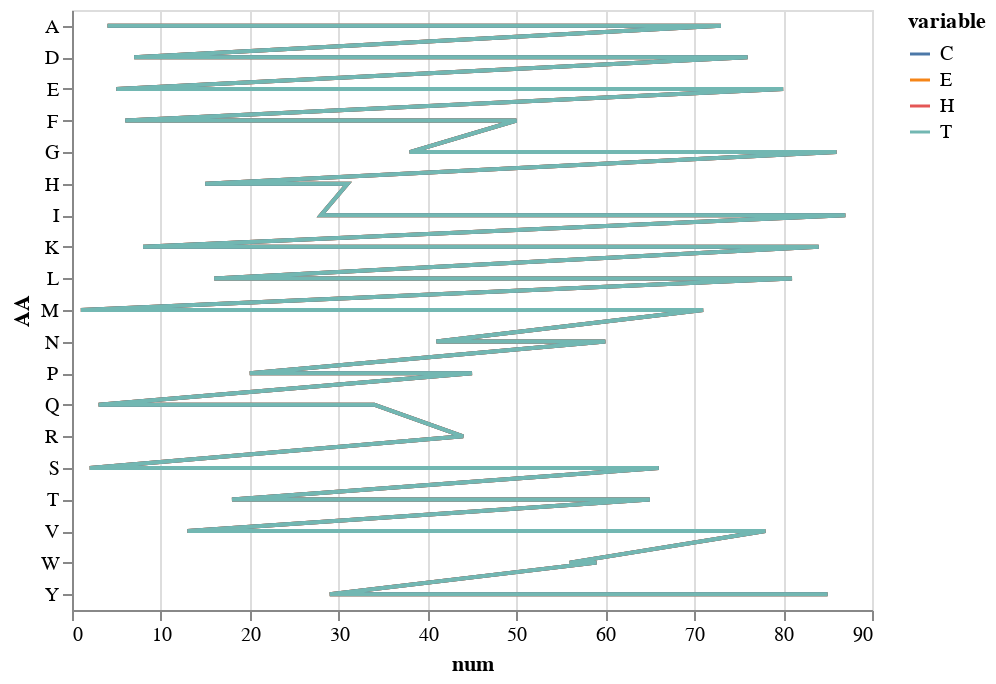

The notebook cell this image was saved under:
### Code cell
alt.Chart(long).mark_line().encode(
    x='num',
    y='AA',
    color='variable'
).interactive()

### Figure 1 — Vega-Lite specification as saved in the notebook (floating-point values rounded to 4 significant figures; data arrays with more than 128 entries replaced by an {"elided": "..."} marker saying what was removed)
{"$schema": "https://vega.github.io/schema/vega-lite/v2.6.0.json", "config": {"view": {"height": 300, "width": 400}}, "data": {"name": "data-dc744a54dd1941f38f194710548576e3"}, "datasets": {"data-dc744a54dd1941f38f194710548576e3": {"elided": "348 records"}}, "encoding": {"color": {"field": "variable", "type": "nominal"}, "x": {"field": "num", "type": "quantitative"}, "y": {"field": "AA", "type": "nominal"}}, "mark": "line", "selection": {"selector005": {"bind": "scales", "encodings": ["x", "y"], "mark": {"fill": "#333", "fillOpacity": 0.125, "stroke": "white"}, "on": "[mousedown, window:mouseup] > window:mousemove!", "resolve": "global", "translate": "[mousedown, window:mouseup] > window:mousemove!", "type": "interval", "zoom": "wheel!"}}}
